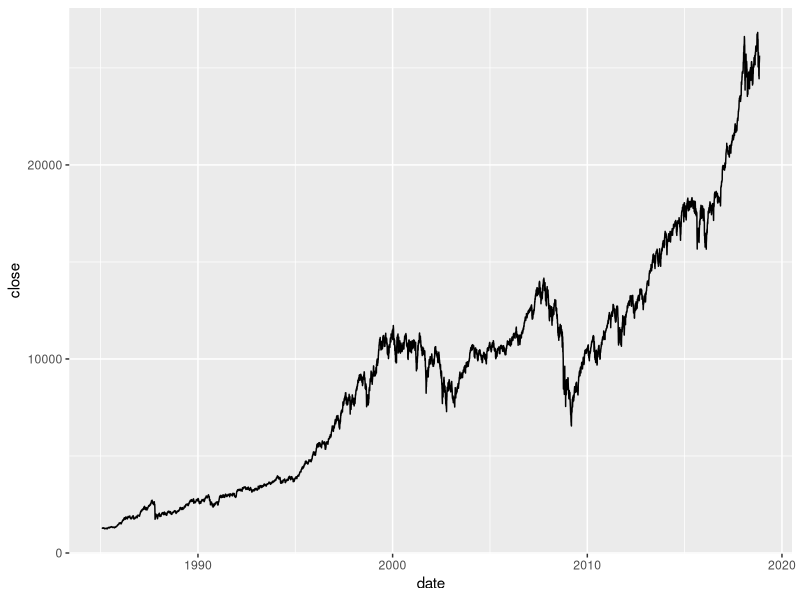
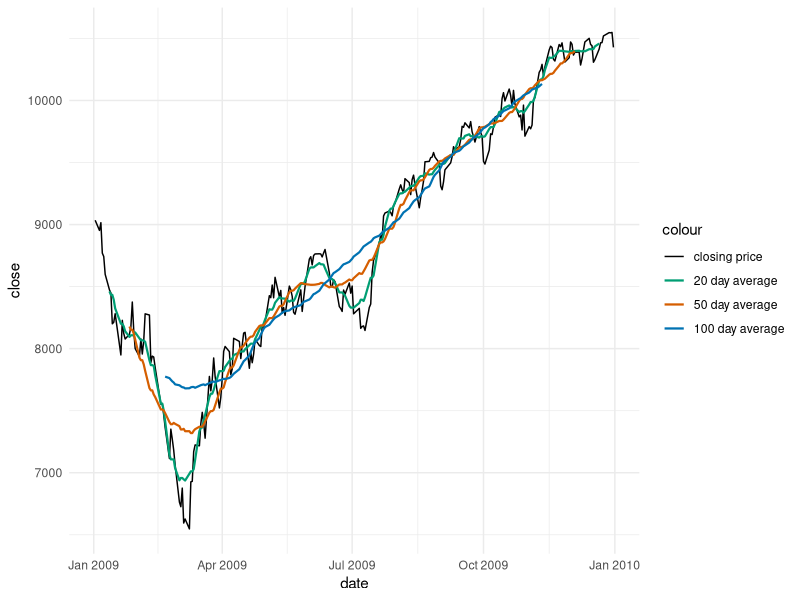
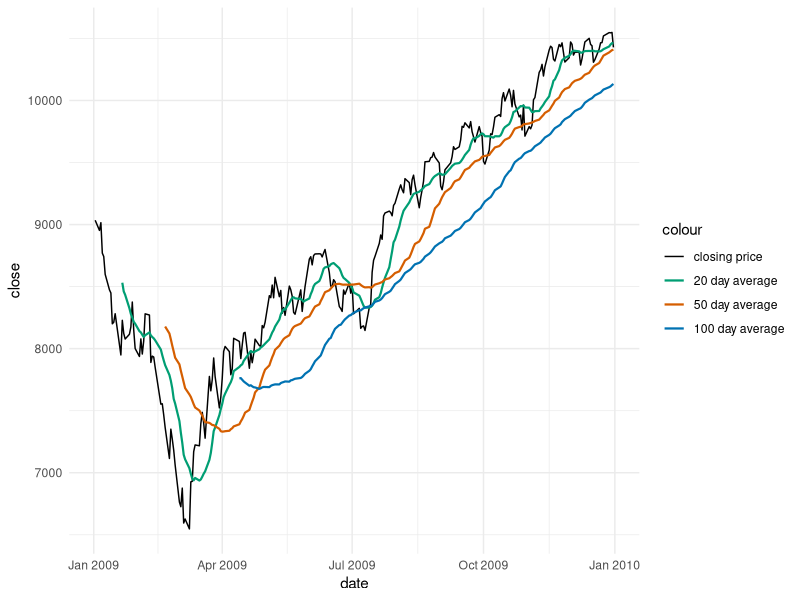
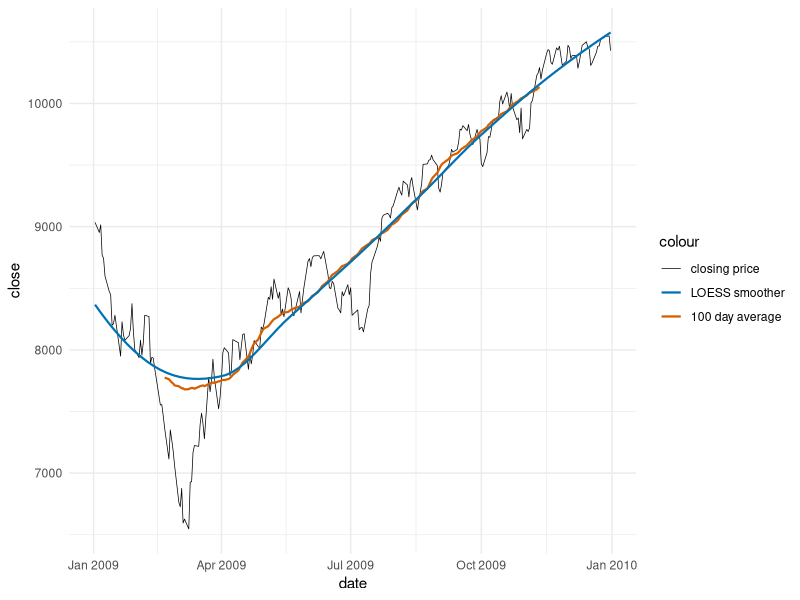

Source code (R) for these figures, in order:
library(tidyverse)
library(lubridate)
library(here)
library(ggthemes)


moving_ave <- function(date, value, range, center = TRUE) {
  if (isTRUE(center)) {
    offset <- ceiling(range/2)
  } else {
    offset <- range
  }
  vapply(
    1:length(value),
    function(i, date, value) {
      focal_day <- date[i]
      first_day <- focal_day - offset + 1
      last_day <- focal_day - offset + range
      idx <- date >= first_day & date <= last_day
      if (head(date, 1L) > first_day || tail(date, 1L) < last_day) {
        NA_real_
      } else {
        mean(value[idx])
      }
    },
    double(1),
    date,
    value
  )
}


df_dow <- read_csv(here::here("data-raw", "Dow_Jones", "DJI.csv")) %>%
  mutate(
    date = mdy(Date),
    open = Open,
    high = High,
    low = Low,
    close = Close,
    volume = Volume,
  ) %>%
  select(date, open, high, low, close, volume)



ggplot(df_dow, aes(date, close)) + geom_line()

df_dow %>% filter(date >= ymd("2009/01/01") & date <= ymd("2010/01/01")) %>%
  mutate(
    close_20d_ave_c = moving_ave(date, close, 20),
    close_50d_ave_c = moving_ave(date, close, 50),
    close_100d_ave_c = moving_ave(date, close, 100),
  ) %>%
  ggplot(aes(date, close)) + 
  geom_line(aes(color = "closing"), size = .5) +
  geom_line(aes(date, close_20d_ave_c, color = "20d"), size = .75, na.rm = TRUE) +
  geom_line(aes(date, close_50d_ave_c, color = "50d"), size = .75, na.rm = TRUE) +
  geom_line(aes(date, close_100d_ave_c, color = "100d"), size = .75, na.rm = TRUE) +
  scale_color_manual(
    values = c(
      closing = "black", 
      `20d` = "#009e73",
      `50d` = "#d55e00",
      `100d` = "#0072b2"
    ),
    breaks = c("closing", "20d", "50d", "100d"),
    labels = c("closing price", "20 day average", "50 day average", "100 day average")
  ) + 
  theme_minimal()

df_dow %>% filter(date >= ymd("2009/01/01") & date <= ymd("2010/01/01")) %>%
  mutate(
    close_20d_ave = moving_ave(date, close, 20, center = FALSE),
    close_50d_ave = moving_ave(date, close, 50, center = FALSE),
    close_100d_ave = moving_ave(date, close, 100, center = FALSE)
  ) %>%
  ggplot(aes(date, close)) + 
  geom_line(aes(color = "closing"), size = .5) +
  geom_line(aes(date, close_20d_ave, color = "20d"), size = .75, na.rm = TRUE) +
  geom_line(aes(date, close_50d_ave, color = "50d"), size = .75, na.rm = TRUE) +
  geom_line(aes(date, close_100d_ave, color = "100d"), size = .75, na.rm = TRUE) +
  scale_color_manual(
    values = c(
      closing = "black", 
      `20d` = "#009e73",
      `50d` = "#d55e00",
      `100d` = "#0072b2"
    ),
    breaks = c("closing", "20d", "50d", "100d"),
    labels = c("closing price", "20 day average", "50 day average", "100 day average")
  ) + 
  theme_minimal()

# LOESS (locally estimated scatterplot smoothing) 

df_dow %>% filter(date >= ymd("2009/01/01") & date <= ymd("2010/01/01")) %>%
  mutate(
    close_100d_ave = moving_ave(date, close, 100)
  ) %>%
  ggplot(aes(date, close)) + 
  geom_line(aes(color = "closing"), size = .25) +
  geom_line(aes(date, close_100d_ave, color = "100d"), size = .75, na.rm = TRUE) +
  geom_smooth(aes(color = "smooth"), size = .75, na.rm = TRUE, se = FALSE) +
  scale_color_manual(
    values = c(
      closing = "black", 
      `100d` = "#d55e00",
      smooth = "#0072b2"
    ),
    breaks = c("closing", "smooth", "100d"),
    labels = c("closing price", "LOESS smoother", "100 day average")
  ) + 
  theme_minimal()

